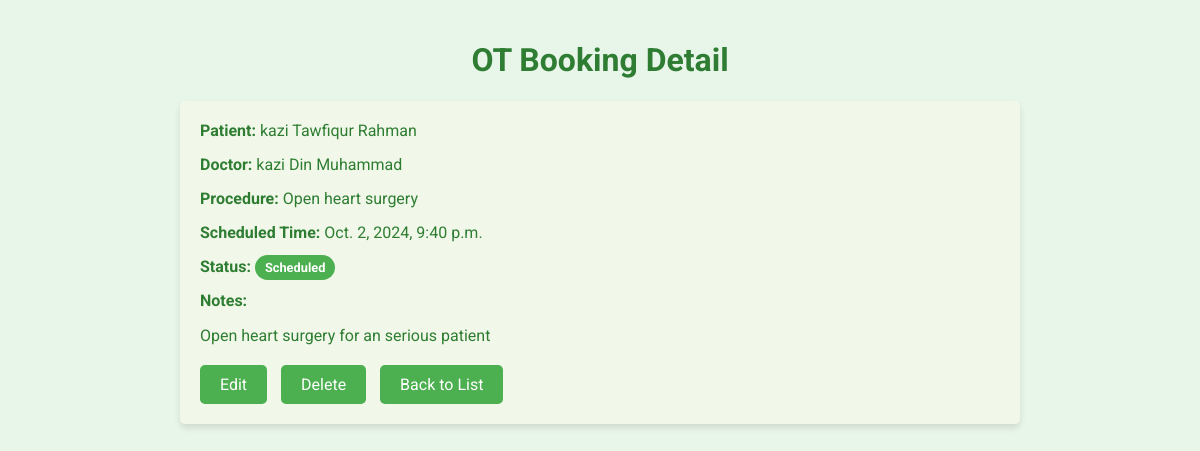
Page /ot-bookings/1/ (signed in) on the earlier database version.
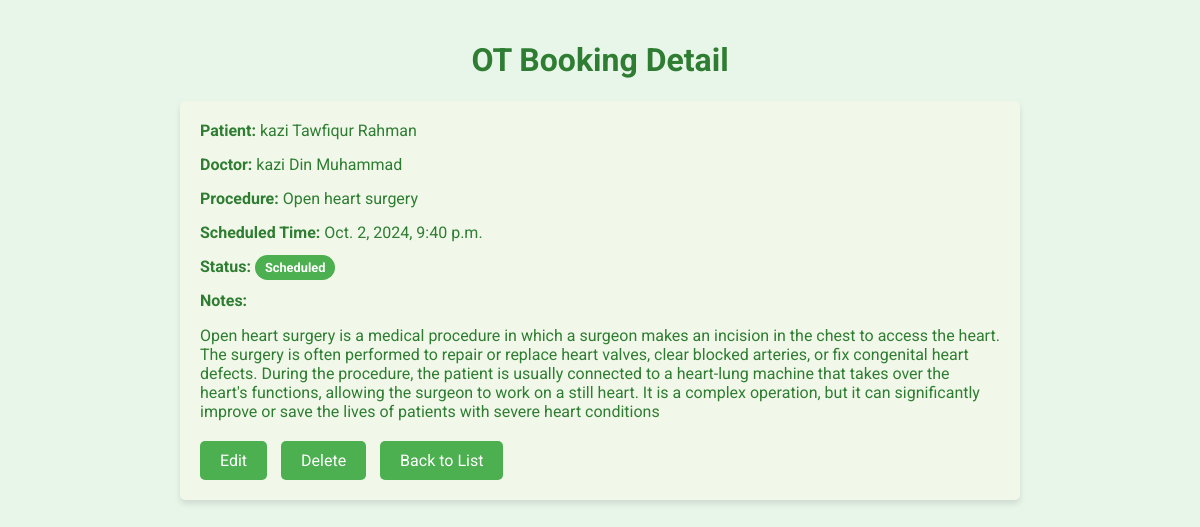
Same page on the later database version.
### hospital/models.py (models this page shows, shortened)
class OTBooking(models.Model):
    STATUS_CHOICES = [
        ('scheduled', 'Scheduled'),
        ('in_progress', 'In Progress'),
        ('completed', 'Completed'),
        ('cancelled', 'Cancelled'),
    ]
    patient = models.ForeignKey(Patient, on_delete=models.CASCADE)
    doctor = models.ForeignKey(Doctor, on_delete=models.CASCADE)
    scheduled_time = models.DateTimeField()
    end_time = models.DateTimeField(null=True, blank=True)
    procedure = models.CharField(max_length=200)
    status = models.CharField(max_length=20, choices=STATUS_CHOICES, default='scheduled')
    notes = models.TextField(blank=True)

class Patient(models.Model):
    PATIENT_TYPES = [
        ('indoor', 'Indoor'),
        ('outdoor', 'Outdoor'),
    ]
    name = models.CharField(max_length=200, null=True, blank=True)
    date_of_birth = models.DateField(null=True, blank=True)
    gender = models.CharField(max_length=10, null=True, blank=True,
                    choices=[('M', 'Male'), ('F', 'Female'), ('O', 'Other')])
    phone_number = models.CharField(max_length=15, null=True, blank=True)
    email = models.EmailField(null=True, blank=True)
    address = models.TextField(null=True, blank=True)
    photo = models.ImageField(upload_to='patient_photos/', null=True, blank=True)
    patient_type = models.CharField(max_length=7,
                                    choices=PATIENT_TYPES, default='outdoor')
    is_admitted = models.BooleanField(default=False)
    admission_date = models.DateTimeField(null=True, blank=True)
    discharge_date = models.DateTimeField(null=True, blank=True)
    bed = models.OneToOneField(Bed, on_delete=models.SET_NULL,
                               null=True, blank=True, related_name='current_patient')

class Doctor(models.Model):
    name = models.CharField(max_length=200)
    specialization = models.CharField(max_length=100, null=True, blank=True)
    phone_number = models.CharField(max_length=15, null=True, blank=True)
    photo = models.ImageField(upload_to='doctor_photos/', null=True, blank=True)

### hospital/views.py (the view)
# urls.py: path('ot-bookings/<int:pk>/', views.ot_booking_detail,
@login_required
def ot_booking_detail(request, pk):
    booking = get_object_or_404(OTBooking, pk=pk)
    return render(request, 'hospital/ot_booking_detail.html', {'booking': booking})

### hospital/templates/hospital/ot_booking_detail.html (shortened to what this page needs)
<!DOCTYPE html>
<html lang="en">
<head>
</head>
<body>
    <h1>OT Booking Detail</h1>
    <div class="container">
        <div class="detail-row">
            <span class="detail-label">Patient:</span> {{ booking.patient.name }}
        </div>
        <div class="detail-row">
            <span class="detail-label">Doctor:</span> {{ booking.doctor.name }}
        </div>
        <div class="detail-row">
            <span class="detail-label">Procedure:</span> {{ booking.procedure }}
        </div>
        <div class="detail-row">
            <span class="detail-label">Scheduled Time:</span> {{ booking.scheduled_time }}
        </div>
        <div class="detail-row">
            <span class="detail-label">Status:</span>
            <span class="status-badge">
                {{ booking.get_status_display }}
            </span>
        </div>
        <div class="detail-row">
            <span class="detail-label">Notes:</span>
            <p>{{ booking.notes|linebreaks }}</p>
        </div>
        <div class="action-links">
            <a href="{% url 'ot_booking_update' booking.pk %}">Edit</a>
            <a href="{% url 'ot_booking_delete' booking.pk %}">Delete</a>
            <a href="{% url 'ot_booking_list' %}">Back to List</a>
        </div>
    </div>
</body>
</html>

Differences in the rows shown:
changed OTBooking "Open heart surgery": notes "Open heart surgery for an serious patient" → "Open heart surgery is a medical procedure in which a surgeon makes an incision in the chest to access the heart. The surgery is often performed to repair or replace heart valves, clear blocked arteries, or fix congenital heart defects. During the procedure, the patient is usually connected to a heart-lung machine that takes over the heart's functions, allowing the surgeon to work on a still heart. It is a complex operation, but it can significantly improve or save the lives of patients with severe heart conditions"
